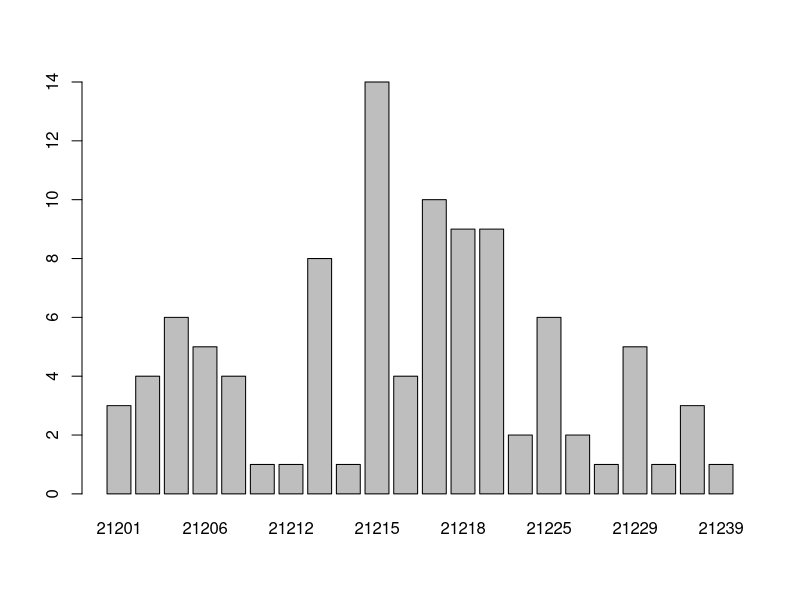

This figure's R source:
library(stringr)
setwd("C:/Users/jamesijw23/Desktop/Life/GATO365/Research/Urban Statistics RESEARCH/Disinvestment In Baltimore_Williams_Orozco/Baltimore/Real_Baltmoredata03160716")

#set directory
setwd("~/Baltimore")
setwd("C:/Users/Bianca/Documents/Baltimore")

#read in file from assigned directory
homcide <- read.csv("data_as_csv.csv")

#print set directory
getwd()

#list files in working directory
list.files()

#list column names and first 7 entries
head(homcide)


## Creating new Race variable

#convert all objects in homcide with respect to Race as character values
race_id <- as.character(homcide$Race)

#emtpy vector
Race_factor = vector()

#for loop; length = 100
for(i in 1:length(homcide$Race)){
  
if(race_id[i]=="Black"){
  tmp = "A"
} else if (race_id[i]=="Asian"){
  tmp = "B"
} else if (race_id[i]=="Hispanic"){
  tmp = "C"
} else if (race_id[i]=="White"){
  tmp = "D"
} else if (race_id[i]=="Unknown"){
  tmp = "E"
}
  #combine empty vector named Race_factor and all tmp character values and replace Race_factor
  Race_factor = rbind(Race_factor,tmp)
}
#encodes vector as a factor
Race_factor <- as.factor(Race_factor)

#combine vector of the new Race variable with homcide data
new_homcide <- cbind(homcide,Race_factor)


## Creating 2 new age variables a and b

#convert all objects in homcide with respect to Age as character values
age_id <- as.character(homcide$Age)

#Empty vector
Age_factor1 = vector()

for(i in 1:length(homcide$Age)){
if(age_id[i]<18){
  tmp = "A"
}else if (age_id[i]>=18 & age_id[i]<25){
  tmp = "B"
}else if (age_id[i]>=25){
  tmp = "C"
}
  #combine empty vector named Age_factor1 and all tmp character values and replace Age_factor
  Age_factor1 = rbind(Age_factor1,tmp)
}
#encodes vector as a factor
Age_factor1 <- as.factor(Age_factor1)  

#combine vector of the new Age variable with homcide data
new_homcide2 <- cbind(new_homcide,Age_factor1)

## Second Age Variable 
age_id2 <- as.character(homcide$Age)
Age_factor2 = vector()

for(i in 1:length(homcide$Age)){
if(age_id2[i] <18 ){
  tmp = "A"
}else if (age_id2[i] >=18 ){
  tmp = "B"
}
  Age_factor2 = rbind(Age_factor2,tmp)
}
Age_factor2 <- as.factor(Age_factor2)
new_homcide3 <- cbind(new_homcide2,Age_factor2)




#Changing dates to days of the week
date<-as.character(homcide$Date)
day_id <- weekdays(as.Date(date, format = "%m/%d/%y"))

##Creating "Day of the Week" Variables
#Letter for each day of the week
Weekday_factor1 = vector()

for(i in 1:length(homcide$Date)){
if(day_id[i]=="Sunday"){
  tmp = "A"
} else if (day_id[i]=="Monday"){
  tmp = "B"
} else if (day_id[i]=="Tuesday"){
  tmp = "C"
} else if (day_id[i]=="Wednesday"){
  tmp = "D"
} else if (day_id[i]=="Thursday"){
  tmp = "E"
} else if (day_id[i]=="Friday"){
  tmp = "F"
} else if (day_id[i]=="Saturday"){
  tmp = "G"
}
  Weekday_factor1 = rbind(Weekday_factor1, tmp)
}
Weekday_factor1 <- as.factor(Weekday_factor1)
new_homcide4 <- cbind(new_homcide3, Weekday_factor1)



#Weekend = A and Weekday = B
Weekday_factor2 = vector()

for(i in 1:length(homcide$Date)){
  if(day_id[i]=="Sunday" | day_id[i]=="Saturday"){
    tmp = "A"
  } else {
    tmp = "B"
  } 
  Weekday_factor2 = rbind(Weekday_factor2, tmp)
}
Weekday_factor2 <- as.factor(Weekday_factor2)
new_homcide5 <- cbind(new_homcide4, Weekday_factor2)



#Sunday = A and every other day = B
Weekday_factor3 = vector()

for(i in 1:length(homcide$Date)){
  if(day_id[i]=="Sunday"){
    tmp = "A"
  } else  {
    tmp = "B"
  } 
  Weekday_factor3 = rbind(Weekday_factor3, tmp)
}
Weekday_factor3 <- as.factor(Weekday_factor3)
new_homcide6 <- cbind(new_homcide5, Weekday_factor3)

head(new_homcide6)
####Doesn't work yet#####





#AM = A and PM= B
df1= as.character(homcide$time)
class(homcide$time)
df.t = format(strptime(df1, "%I:%M %p"), format="%H%M")
# str_replace_all(df.t, "[[:punct:]]", "") # Other way
time_id1 <- as.numeric(df.t)

Time_factor1 = vector()
for(i in 1:length(homcide$time)){
  if(time_id1[i]>=0 & time_id1[i]<=1159 ){
    tmp = "A"
  }else if (time_id1[i]>=1200 & time_id1[i]<=2359 ){
    tmp = "B"
  }
  Time_factor1 = rbind(Time_factor1,tmp)
}

Time_factor1 <- as.factor(Time_factor1)
rownames(Time_factor1) <- NULL
new_homcide7 <- data.frame(new_homcide6, Time_factor1)


# ***** arb. defined: Night = A and Daytime = B


Time_factor2 = vector()
for(i in 1:length(homcide$time)){
  if(time_id1[i]>=1900 | time_id1[i]<=759 ){
    tmp = "A"
  }else if (time_id1[i]>=800 & time_id1[i]<=1859 ){
    tmp = "B"
  }
  Time_factor2 = rbind(Time_factor2,tmp)
}

Time_factor2 <- as.factor(Time_factor2)
rownames(Time_factor2) <- NULL
new_homcide8 <- cbind(new_homcide7, Time_factor2)
fn = "Homicide_Data.csv"
write.csv(new_homcide8,fn,row.names = F)


tab_gen <- table(new_homcide8$Zipcode)
tab_gen/100
barplot(tab_gen)
